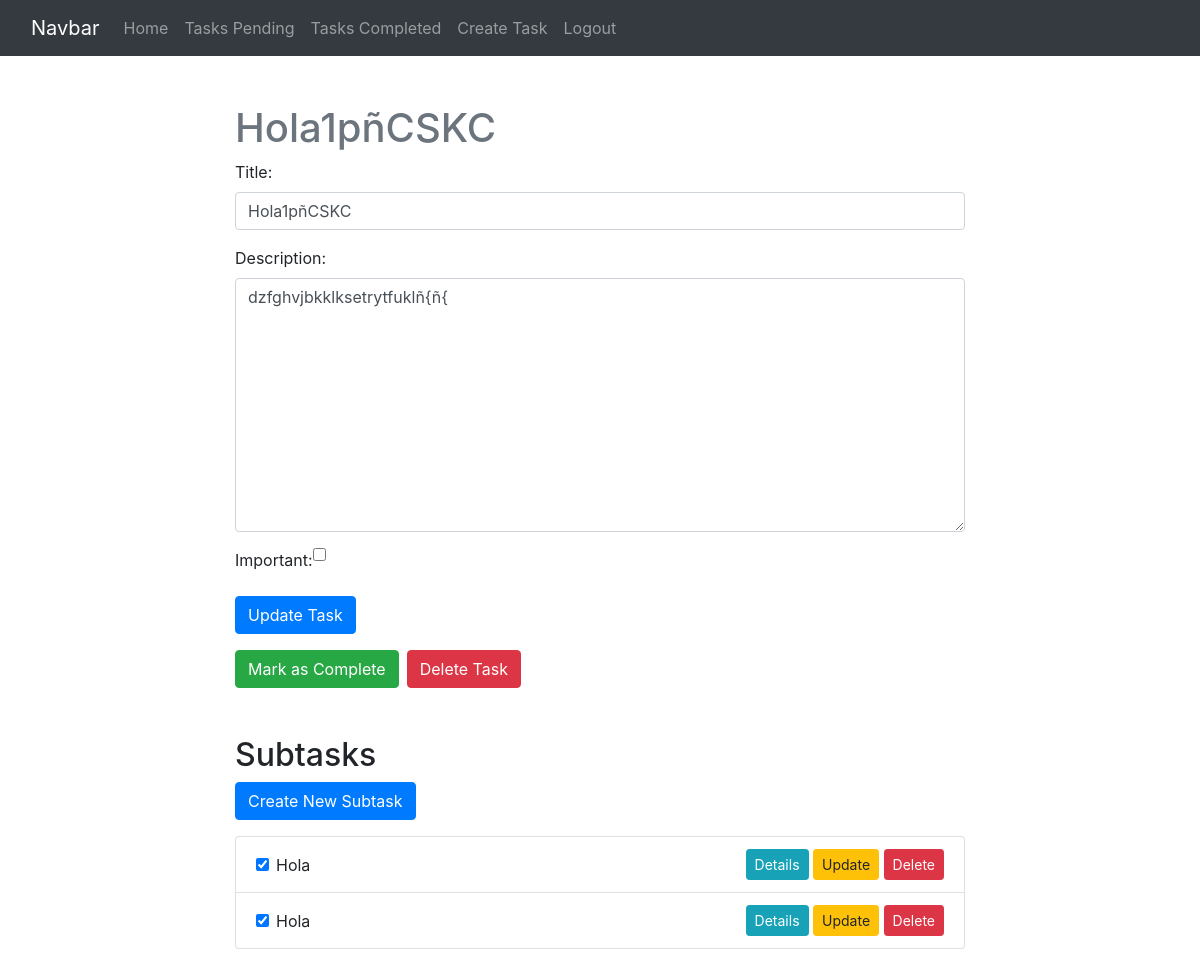
The app's page /tasks/11/ (signed in) with its own data.
### tasks/models.py (models this page shows, shortened)
class Task(models.Model):
    title = models.CharField(max_length=100)
    description = models.TextField(blank=True)
    important = models.BooleanField(default=False)
    created = models.DateTimeField(auto_now_add=True)
    datecompleted = models.DateTimeField(null=True, blank=True)
    user = models.ForeignKey(User, on_delete=models.CASCADE)
    parent_task = models.ForeignKey('self', on_delete=models.CASCADE, related_name='subtasks', null=True, blank=True)

### tasks/views.py (the view, shortened to what this page needs)
# urls.py: path('tasks/<int:task_id>/', views.task_detail, name='task_detail'),  # Ruta para ver detalles de una tarea
@login_required
def task_detail(request, task_id):
    task = get_object_or_404(Task, pk=task_id, user=request.user)
    subtasks = task.subtasks.all()
    if request.method == 'GET':
        form = TaskForm(instance=task)
        return render(request, 'task_detail.html', {'task': task, 'form': form, 'subtasks': subtasks})

### tasks/forms.py
class TaskForm(forms.ModelForm):
    class Meta:
        model = Task  # Modelo asociado al formulario
        fields = ['title', 'description', 'important']  # Campos a incluir en el formulario
        widgets = {
            'title': forms.TextInput(attrs={'class': 'form-control', 'placeholder': 'Escribe un título'}),  # Widget para el título
            'description': forms.Textarea(attrs={'class': 'form-control', 'placeholder': 'Escribe una descripción'}),  # Widget para la descripción
            'important': forms.CheckboxInput(attrs={'class': 'form-check-input m-auto'}),  # Widget para el campo de importancia
        }

### tasks/templates/task_detail.html (shortened to what this page needs)
{% extends 'base.html' %}
{% load i18n %}
{% block content %}
<main class="container mb-4">
    <div class="row">
        <div class="col-md-8 offset-md-2 mt-5">
            <h1 class="text-secondary">{{ task.title }}</h1>
            <form method="POST" id="update-task-form">
                {{ form.as_p }}
                <button class="btn btn-primary" type="submit">
                    {% trans "Update Task" %}
                </button>
            </form>
            <div class="d-flex mt-3">
                <form action="{% url 'complete_task' task.id %}" method="POST" class="mr-2">
                    <button class="btn btn-success">
                        {% trans "Mark as Complete" %}
                    </button>
                </form>
                <form action="{% url 'delete_task' task.id %}" method="POST">
                    <button class="btn btn-danger">
                        {% trans "Delete Task" %}
                    </button>
                </form>
            </div>
            <h2 class="mt-5">{% trans "Subtasks" %}</h2>
            <button class="btn btn-primary mb-3" id="show-subtask-modal">
                {% trans "Create New Subtask" %}
            </button>
            <ul id="subtask-list" class="list-group">
                {% for subtask in subtasks %}
                <li class="list-group-item d-flex justify-content-between align-items-center"
                    id="subtask-{{ subtask.id }}" data-id="{{ subtask.id }}">
                    <div class="form-check">
                        <input class="form-check-input" type="checkbox" value="" id="subtask-check-{{ subtask.id }}"
                            {% if subtask.datecompleted %}checked{% endif %}
                            onchange="toggleSubtaskCompletion('{{ subtask.id }}')">
                        <label class="form-check-label" for="subtask-check-{{ subtask.id }}">
                            {{ subtask.title }}
                        </label>
                    </div>
                    <div>
                        <a href="{% url 'subtask_detail' task.id subtask.id %}" class="btn btn-info btn-sm">
                            {% trans "Details" %}
                        </a>
                        <button class="btn btn-warning btn-sm"
                            onclick="openSubtaskModal('{{ subtask.id }}', '{{ subtask.title|escapejs }}', '{{ subtask.description|escapejs }}')">
                            {% trans "Update" %}
                        </button>
                        <button class="btn btn-danger btn-sm" onclick="deleteSubtask('{{ subtask.id }}')">
                            {% trans "Delete" %}
                        </button>
                    </div>
                </li>
                {% empty %}
                <li class="list-group-item">{% trans "No subtasks available" %}</li>
                {% endfor %}
            </ul>
        </div>
    </div>
</main>
{% endblock %}

### records on screen
Task: title "Hola1pñCSKC", description "dzfghvjbkklksetrytfuklñ{ñ{"
Task: datecompleted "☑", title "Hola"
Task: datecompleted "☑", title "Hola"
